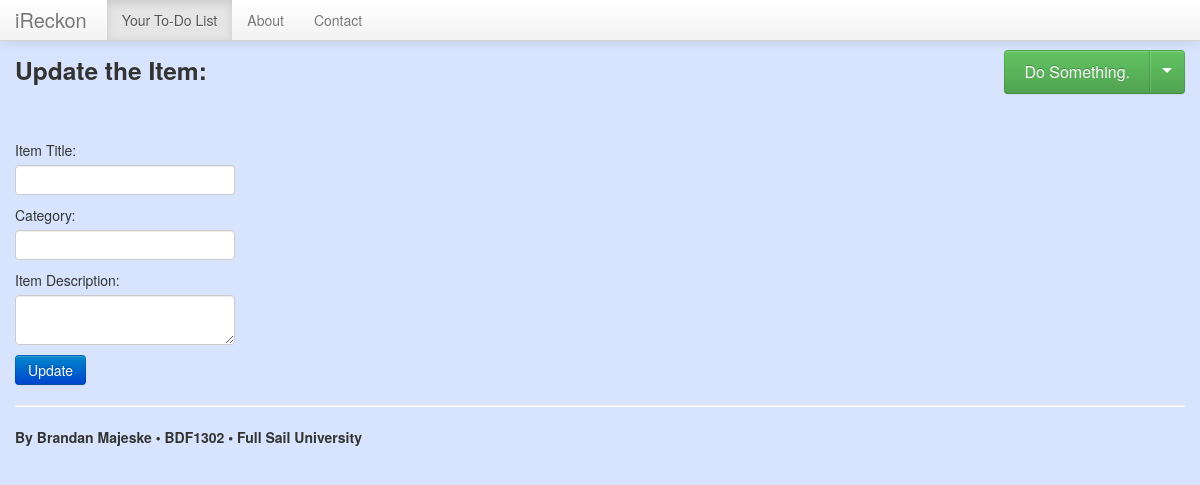
The app's page /item_edit.php?itemupdate=Cook some tasty dinner and eat it. (signed in), older data.
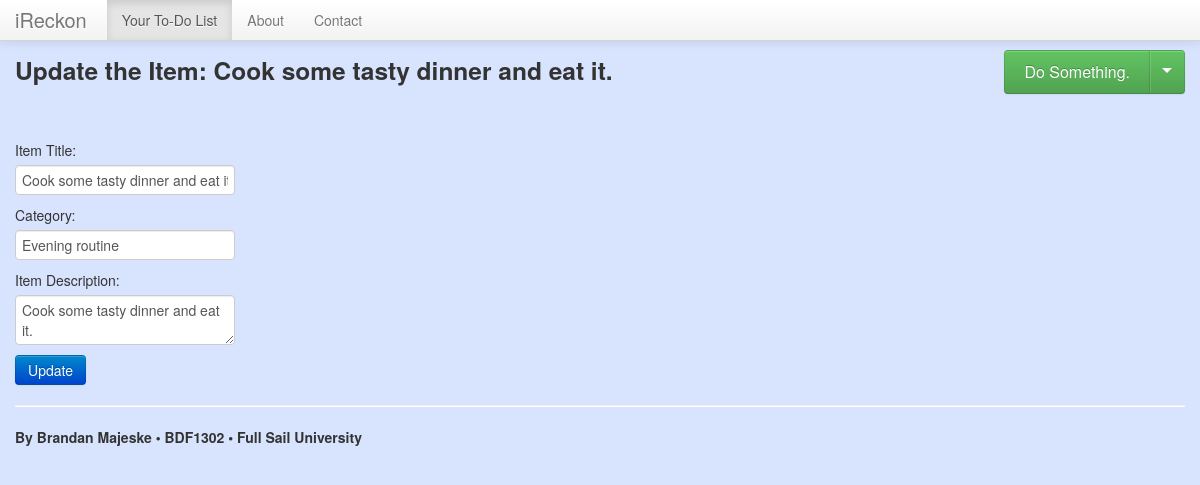
The same page, newer data.
### tables this page shows
CREATE TABLE `items` (
  `id` int(11) unsigned NOT NULL AUTO_INCREMENT,
  `user_name` varchar(50) NOT NULL DEFAULT '',
  `category` varchar(50) DEFAULT NULL,
  `item_text` text,
  `item_title` varchar(50) DEFAULT '',
  PRIMARY KEY (`id`),
  KEY `user_id` (`user_name`)
);

### ListItemsModel.php (called while the page is built, shortened)
<?php
class ListItemsModel {
	private $db;
	public function __construct($dsn, $user, $pass) {
		$this->db = new \PDO($dsn, $user, $pass);
		$this->db->setAttribute(\PDO::ATTR_ERRMODE, \PDO::ERRMODE_EXCEPTION);
	}
	public function display_update_item($itemupdate){
		$username = isset($_SESSION['username']) ? $_SESSION['username'] : null;
		$itemupdate = $_GET['itemupdate'];
			if(empty($itemupdate)){
			echo "Query Failed: No Item Search Selected";
			}else{
			$statement = $this->db->prepare("
				SELECT * FROM items WHERE item_title like '%$itemupdate%' AND user_name = '$username';
			");
			try{
				if($statement->execute()){
					$rows = $statement->fetchAll(\PDO::FETCH_ASSOC);
					return $rows;
				}
			}
			catch(\PDOException $e){
				echo "Query Failed";
			}
		}
	}
}

### views/item_update.inc (the view, shortened to what this page needs)
<?php
$rows = $data;
$subHeader = "Update the Item: ". ($rows[0]['item_title']);
echo '<h3>'.$subHeader.'</h3>';
?>
<form action="item_edit.php?updated" method="POST">
<p>
	<label for="item_title">Item Title:</label>
	<input type="text" name="item_title" id="item_title" <?php echo 'value="'.strip_tags(($rows[0]['item_title'])).'"'; ?>/>
	<br />
	<label for="category">Category:</label>
	<input type="text" name="category" id="category" <?php echo 'value="'.strip_tags(($rows[0]['category'])).'"'; ?>/>
	<label for="item_text">Item Description:</label>
	<textarea name="item_text" id="item_text"><?php echo strip_tags(($rows[0]['item_text'])); ?></textarea>
	<br />
	<input type="submit" class="btn btn-primary" value="Update">
</p>
</form>

Row changes from the older to the newer data that the page shows:
added items: item_title "Update the Item: Cook some tasty dinner and eat it.", item_title "Cook some tasty dinner and eat it.", category "Evening routine", item_text "Cook some tasty dinner and eat it."
Text that changed along with them:
$subHeader: "Update the Item:" → (not shown)
